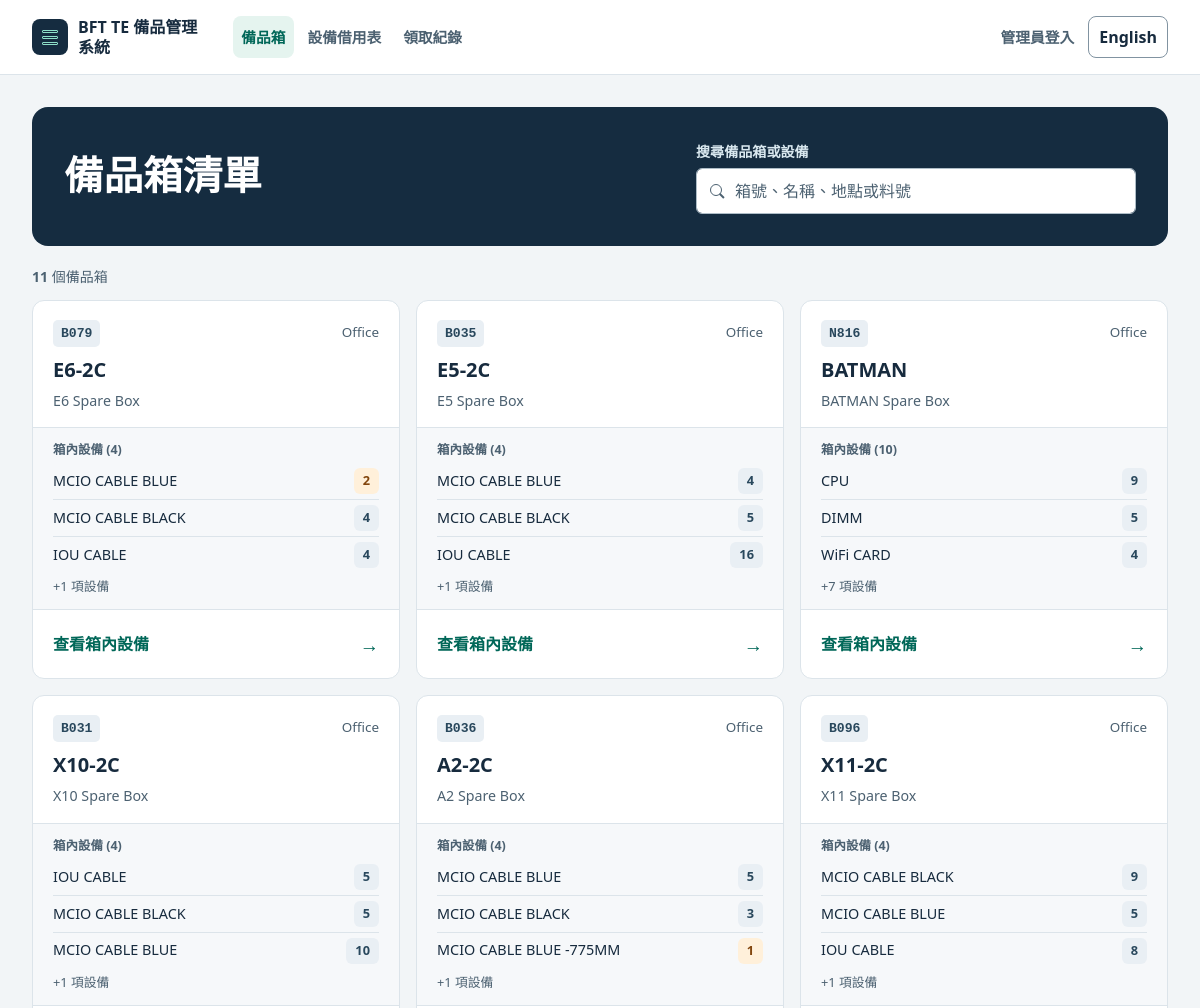
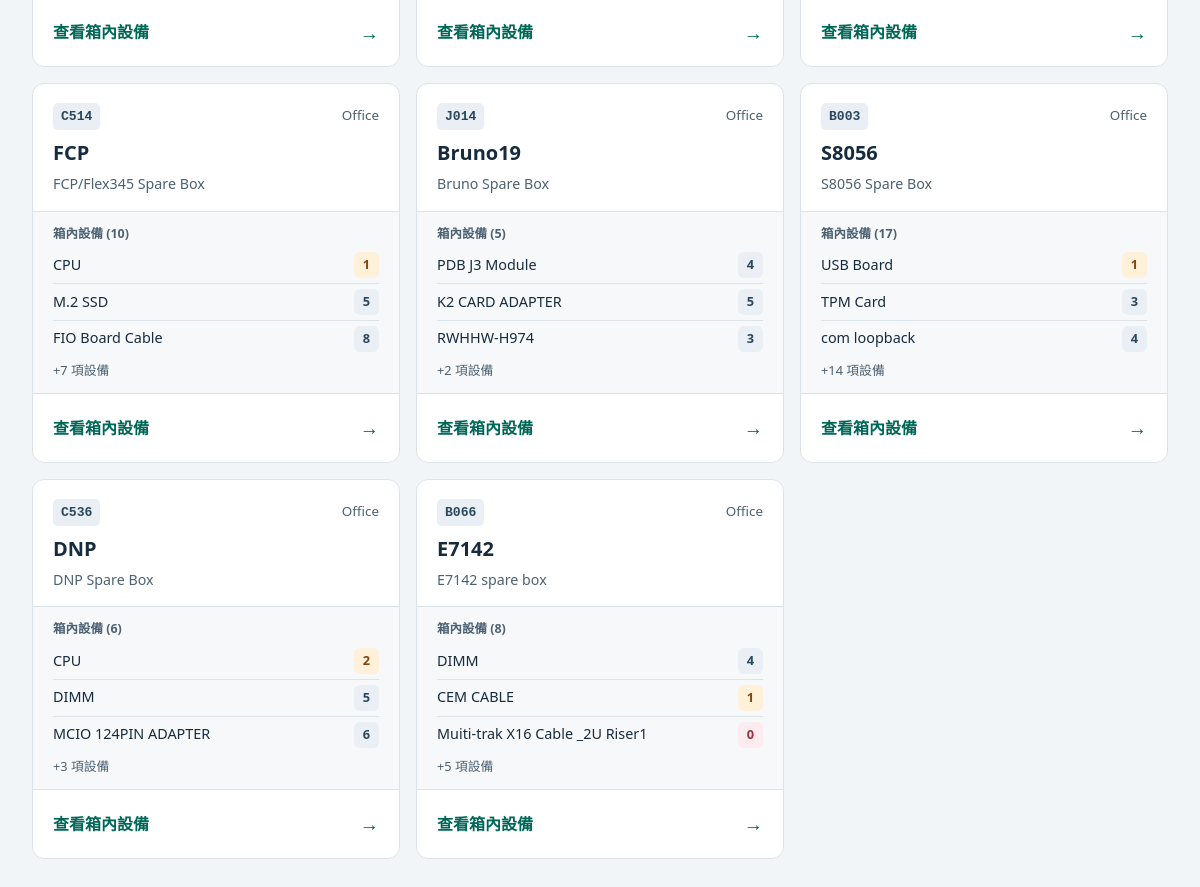
The page / on the database its author committed (2 pictures, top to bottom).
### app.py (models this page shows)
class Box(db.Model):
    __tablename__ = 'boxes'
    id = db.Column(db.Integer, primary_key=True)
    box_code = db.Column(db.String(50), unique=True, nullable=False)
    name = db.Column(db.String(100), nullable=False)
    location = db.Column(db.String(100), default="產線區")
    description = db.Column(db.String(200), default="")
    items = db.relationship('Item', backref='box', lazy=True, cascade="all, delete-orphan")

class Item(db.Model):
    __tablename__ = 'items'
    id = db.Column(db.Integer, primary_key=True)
    box_id = db.Column(db.Integer, db.ForeignKey('boxes.id'), nullable=False)
    mitac_pn = db.Column(db.String(100), nullable=False)
    name = db.Column(db.String(100), nullable=False)
    description = db.Column(db.Text, default="")
    stock = db.Column(db.Integer, default=0)
    image_filename = db.Column(db.String(200), default="")

### app.py (the view)
@app.route('/')
def index():
    boxes = Box.query.all()
    return render_template('index.html', boxes=boxes)

### templates/index.html (shortened to what this page needs)
{% extends 'base.html' %}
{% block content %}
<header class="inventory-heading">
    <h1 class="page-title" data-i18n="boxes_title">備品箱清單</h1>
    <div>
        <label class="form-label" for="boxSearch" data-i18n="box_search">搜尋備品箱或設備</label>
        <div class="search-field">
            <input class="form-control" id="boxSearch" type="search" autocomplete="off"
                   placeholder="箱號、名稱、地點或料號" data-i18n-ph="ph_box_search">
        </div>
    </div>
</header>
{% if boxes %}
<p class="results-line tabular" role="status" aria-atomic="true">
    <strong id="boxResultCount">{{ boxes|length }}</strong> <span data-i18n="shown_boxes">個備品箱</span>
</p>
<div class="box-grid" id="boxGrid">
    {% for box in boxes %}
    <article class="surface box-card" data-box-search="{{ box.box_code }} {{ box.name }} {{ box.location or '' }} {{ box.description or '' }}">
        <div class="box-card-top">
            <div class="box-card-meta">
                <span class="project-code">{{ box.box_code }}</span>
                {% if box.location %}<span class="text-muted">{{ box.location }}</span>{% endif %}
            </div>
            <h2>{{ box.name }}</h2>
            {% if box.description %}<p class="box-description">{{ box.description }}</p>{% endif %}
        </div>
        <div class="box-preview">
            <div class="preview-label">
                <span data-i18n="box_items_count">箱內設備</span>
                <span class="tabular">(<span data-preview-count>{{ box.items|length }}</span>)</span>
            </div>
            {% if box.items %}
            <ul class="preview-list">
                {% for item in box.items %}
                <li class="preview-item" data-item-search="{{ item.name }} {{ item.mitac_pn }}" {% if loop.index > 3 %}hidden{% endif %}>
                    <span>{{ item.name }}</span>
                    <span class="stock-chip{% if item.stock == 0 %} pill--danger{% elif item.stock <= 2 %} pill--warning{% endif %}">
                        <span class="visually-hidden" data-i18n="stock_label">庫存：</span>{{ item.stock }}
                    </span>
                </li>
                {% endfor %}
            </ul>
            <span class="preview-more" {% if box.items|length <= 3 %}hidden{% endif %}>+<span data-preview-rest>{{ [box.items|length - 3, 0]|max }}</span> <span data-i18n="more_items">項設備</span></span>
            {% else %}
            <span class="text-muted small" data-i18n="no_items_in_box">目前尚無放置設備</span>
            {% endif %}
        </div>
        <div class="box-card-footer">
            <a class="box-card-link" href="{{ url_for('view_box', box_code=box.box_code) }}">
                <span data-i18n="btn_view_box">查看箱內設備</span><span class="visually-hidden"> · {{ box.name }}</span><span aria-hidden="true">→</span>
            </a>
        </div>
    </article>
    {% endfor %}
</div>
{% endif %}
{% endblock %}

### templates/base.html (shortened to what this page needs)
{% set page_titles = {"index": "boxes_title", "view_box": "box_items_list", "loans": "loan_title", "records": "records_title", "admin": "admin_title", "login": "nav_login"} %}
{% set page_title_key = page_titles.get(request.endpoint, "nav_brand") %}
{% macro nav_link(endpoint, key, label, active=false) %}
    <a href="{{ url_for(endpoint) }}" class="nav-link" {% if active %}aria-current="page"{% endif %} data-i18n="{{ key }}">{{ label }}</a>
{% endmacro %}
<!DOCTYPE html>
<html lang="zh-TW">
<head>
    <link href="{{ url_for('static', filename='vendor/bootstrap-5.3.2/bootstrap.min.css') }}" rel="stylesheet">
    <link href="{{ url_for('static', filename='ui.css') }}" rel="stylesheet">
</head>
<body data-page-title="{{ page_title_key }}">
    <header class="app-header">
        <nav class="navbar navbar-expand-lg app-shell" aria-label="主要導覽" data-i18n-label="main_navigation">
            <a class="navbar-brand" href="{{ url_for('index') }}">
                <span class="brand-mark" aria-hidden="true"><span></span><span></span><span></span></span>
                <span data-i18n="nav_brand">BFT TE 備品管理系統</span>
            </a>
            <div class="collapse navbar-collapse" id="navbarContent">
                <div class="navbar-nav main-nav">
                    {{ nav_link("index", "nav_boxes", "備品箱", request.endpoint in ("index", "view_box")) }}
                    {{ nav_link("loans", "nav_loans", "設備借用表", request.endpoint == "loans") }}
                    {{ nav_link("records", "nav_records", "領取紀錄", request.endpoint == "records") }}
                </div>
                <div class="navbar-nav account-nav">
                    {% if session.get("is_admin") %}
                    {{ nav_link("logout", "nav_logout", "登出") }}
                    {% else %}
                    {{ nav_link("login", "nav_login", "管理員登入", request.endpoint == "login") }}
                    {% endif %}
                    <button type="button" class="btn btn-outline-secondary lang-toggle d-none d-lg-inline-flex" lang="en">English</button>
                </div>
            </div>
        </nav>
    </header>
    <main class="app-shell app-main" id="main-content" tabindex="-1">
        {% block content %}{% endblock %}
    </main>
</body>
</html>

### rows shown on the page
Box: box_code "B079", location "Office", name "E6-2C", description "E6 Spare Box", items|length "4", items "1"
Item: name "MCIO CABLE BLUE", stock "2"
Item: name "MCIO CABLE BLACK", stock "4"
Item: name "IOU CABLE", stock "4"
Box: box_code "B035", location "Office", name "E5-2C", description "E5 Spare Box", items|length "4", items "1"
Item: name "MCIO CABLE BLUE", stock "4"
Item: name "MCIO CABLE BLACK", stock "5"
Item: name "IOU CABLE", stock "16"
Box: box_code "N816", location "Office", name "BATMAN", description "BATMAN Spare Box", items|length "10", items "7"
Item: name "CPU", stock "9"
Item: name "DIMM", stock "5"
Item: name "WiFi CARD", stock "4"
Box: box_code "B031", location "Office", name "X10-2C", description "X10 Spare Box", items|length "4", items "1"
Item: name "IOU CABLE", stock "5"
Item: name "MCIO CABLE BLACK", stock "5"
Item: name "MCIO CABLE BLUE", stock "10"
Box: box_code "B036", location "Office", name "A2-2C", description "A2 Spare Box", items|length "4", items "1"
Item: name "MCIO CABLE BLUE", stock "5"
Item: name "MCIO CABLE BLACK", stock "3"
Item: name "MCIO CABLE BLUE -775MM", stock "1"
Box: box_code "B096", location "Office", name "X11-2C", description "X11 Spare Box", items|length "4", items "1"
Item: name "MCIO CABLE BLACK", stock "9"
Item: name "MCIO CABLE BLUE", stock "5"
Item: name "IOU CABLE", stock "8"
Box: box_code "C514", location "Office", name "FCP", description "FCP/Flex345 Spare Box", items|length "10", items "7"
Item: name "CPU", stock "1"
Item: name "M.2 SSD", stock "5"
Item: name "FIO Board Cable", stock "8"
Box: box_code "J014", location "Office", name "Bruno19", description "Bruno Spare Box", items|length "5", items "2"
Item: name "PDB J3 Module", stock "4"
Item: name "K2 CARD ADAPTER", stock "5"
Item: name "RWHHW-H974", stock "3"
Box: box_code "B003", location "Office", name "S8056", description "S8056 Spare Box", items|length "17", items "14"
Item: name "USB Board", stock "1"
Item: name "TPM Card", stock "3"
Item: name "com loopback", stock "4"
Box: box_code "C536", location "Office", name "DNP", description "DNP Spare Box", items|length "6", items "3"
Item: name "CPU", stock "2"
Item: name "DIMM", stock "5"
Item: name "MCIO 124PIN ADAPTER", stock "6"
Box: box_code "B066", location "Office", name "E7142", description "E7142 spare box", items|length "8", items "5"
Item: name "DIMM", stock "4"
Item: name "CEM CABLE", stock "1"
Item: name "Muiti-trak X16 Cable _2U Riser1", stock "0"

### other values the page prints
{{ boxes|length }} "11"
